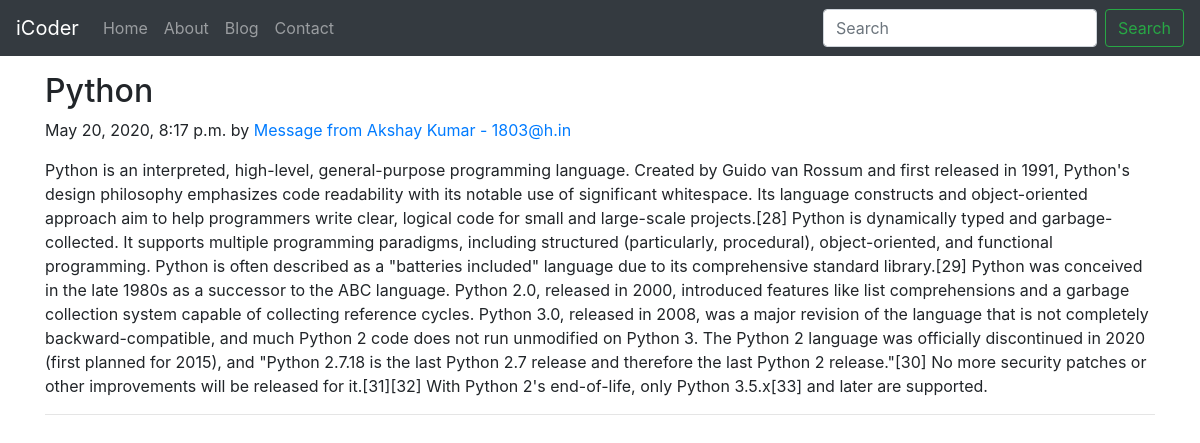
Page /blog/harsh1 on the committed database.
### blog/models.py (models this page shows, shortened)
class Post(models.Model):
    sno = models.AutoField(primary_key=True)
    title = models.CharField(max_length=255)
    content = models.TextField()
    author = models.ForeignKey(Aut,on_delete=models.CASCADE)
    slug = models.CharField(max_length=130)
    timeStamp = models.DateTimeField(blank=True)

class Aut(models.Model):
    sno = models.AutoField(primary_key=True)
    name = models.CharField(max_length=255)
    email = models.CharField(max_length=100)
    def __str__(self):
        return 'Message from ' + self.name + ' - ' + self.email

### blog/views.py (the view)
# urls.py: path('<str:slug>', views.blogPost,name='blogPost')
def blogPost(request, slug):
    babo = Aut.objects.all()
    post = Post.objects.filter(slug=slug).first
    context = {'post': post,'babo':babo}
    return render(request, 'blog/blogPost.html', context)

### templates/blog/blogPost.html (shortened to what this page needs)
{% extends 'base.html' %}
{% block body %}
<div class="container my-3">
    <h2 class="blog-post-title">{{post.title}}</h2>
    <p class="blog-post-meta">{{post.timeStamp}} by <a href="/blog/abou">{{post.author}}</a></p>
    <p>{{post.content}}</p>
    <hr>
</div>
{% endblock body %}

### rows in the picture
Post: title "Python", timeStamp "May 20, 2020, 8:17 p.m.", author "Message from Akshay Kumar - 1803@h.in", content "Python is an interpreted, high-level, general-purpose programming language. Created by Guido van Rossum and first released in 1991, Python's design philosophy emphasizes code readability with its notable use of significant whitespace. Its language constructs and object-oriented approach aim to help programmers write clear, logical code for small and large-scale projects.[28] Python is dynamically typed and garbage-collected. It supports multiple programming paradigms, including structured (particularly, procedural), object-oriented, and functional programming. Python is often described as a \"batteries included\" language due to its comprehensive standard library.[29] Python was conceived in…"
